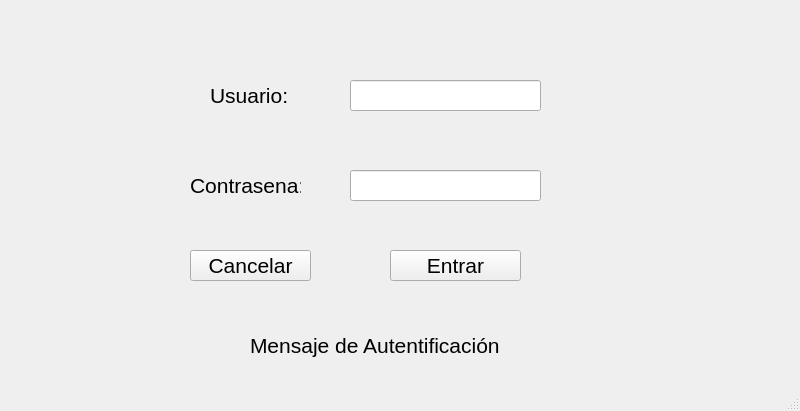
<?xml version="1.0" encoding="UTF-8"?>
<ui version="4.0">
 <class>MainWindow</class>
 <widget class="QMainWindow" name="MainWindow">
  <property name="geometry">
   <rect>
    <x>0</x>
    <y>0</y>
    <width>800</width>
    <height>411</height>
   </rect>
  </property>
  <property name="minimumSize">
   <size>
    <width>800</width>
    <height>411</height>
   </size>
  </property>
  <property name="maximumSize">
   <size>
    <width>800</width>
    <height>411</height>
   </size>
  </property>
  <property name="windowTitle">
   <string>Sistema de encriptacion de archivos</string>
  </property>
  <property name="windowIcon">
   <iconset>
    <normaloff>img/robot-icon.png</normaloff>img/robot-icon.png</iconset>
  </property>
  <widget class="QWidget" name="centralwidget">
   <widget class="QLabel" name="lblUsuario">
    <property name="geometry">
     <rect>
      <x>210</x>
      <y>80</y>
      <width>81</width>
      <height>31</height>
     </rect>
    </property>
    <property name="font">
     <font>
      <pointsize>16</pointsize>
     </font>
    </property>
    <property name="text">
     <string>Usuario:</string>
    </property>
   </widget>
   <widget class="QLabel" name="lblContrasena">
    <property name="geometry">
     <rect>
      <x>190</x>
      <y>170</y>
      <width>111</width>
      <height>31</height>
     </rect>
    </property>
    <property name="font">
     <font>
      <pointsize>16</pointsize>
     </font>
    </property>
    <property name="text">
     <string>Contrasena:</string>
    </property>
   </widget>
   <widget class="QLineEdit" name="txtUsuario">
    <property name="geometry">
     <rect>
      <x>350</x>
      <y>80</y>
      <width>191</width>
      <height>31</height>
     </rect>
    </property>
    <property name="font">
     <font>
      <pointsize>16</pointsize>
     </font>
    </property>
   </widget>
   <widget class="QLineEdit" name="txtContrasena">
    <property name="geometry">
     <rect>
      <x>350</x>
      <y>170</y>
      <width>191</width>
      <height>31</height>
     </rect>
    </property>
    <property name="font">
     <font>
      <pointsize>16</pointsize>
     </font>
    </property>
   </widget>
   <widget class="QPushButton" name="btnCancelar">
    <property name="geometry">
     <rect>
      <x>190</x>
      <y>250</y>
      <width>121</width>
      <height>31</height>
     </rect>
    </property>
    <property name="font">
     <font>
      <pointsize>16</pointsize>
     </font>
    </property>
    <property name="cursor">
     <cursorShape>PointingHandCursor</cursorShape>
    </property>
    <property name="text">
     <string>Cancelar</string>
    </property>
    <property name="icon">
     <iconset>
      <normaloff>img/cacelar.webp</normaloff>img/cacelar.webp</iconset>
    </property>
   </widget>
   <widget class="QPushButton" name="btnAceptar">
    <property name="geometry">
     <rect>
      <x>390</x>
      <y>250</y>
      <width>131</width>
      <height>31</height>
     </rect>
    </property>
    <property name="font">
     <font>
      <pointsize>16</pointsize>
     </font>
    </property>
    <property name="cursor">
     <cursorShape>PointingHandCursor</cursorShape>
    </property>
    <property name="text">
     <string>Entrar</string>
    </property>
    <property name="icon">
     <iconset>
      <normaloff>img/icon-Aceptar.png</normaloff>img/icon-Aceptar.png</iconset>
    </property>
   </widget>
   <widget class="QLabel" name="img_logo">
    <property name="geometry">
     <rect>
      <x>590</x>
      <y>80</y>
      <width>161</width>
      <height>181</height>
     </rect>
    </property>
    <property name="text">
     <string/>
    </property>
    <property name="pixmap">
     <pixmap>img/logo-Candado.png</pixmap>
    </property>
    <property name="scaledContents">
     <bool>true</bool>
    </property>
   </widget>
   <widget class="QLabel" name="lblMensaje">
    <property name="geometry">
     <rect>
      <x>250</x>
      <y>330</y>
      <width>271</width>
      <height>31</height>
     </rect>
    </property>
    <property name="font">
     <font>
      <pointsize>16</pointsize>
     </font>
    </property>
    <property name="text">
     <string>Mensaje de Autentificación</string>
    </property>
   </widget>
  </widget>
  <widget class="QMenuBar" name="menubar">
   <property name="geometry">
    <rect>
     <x>0</x>
     <y>0</y>
     <width>800</width>
     <height>21</height>
    </rect>
   </property>
  </widget>
  <widget class="QStatusBar" name="statusbar"/>
 </widget>
 <resources/>
 <connections/>
</ui>
